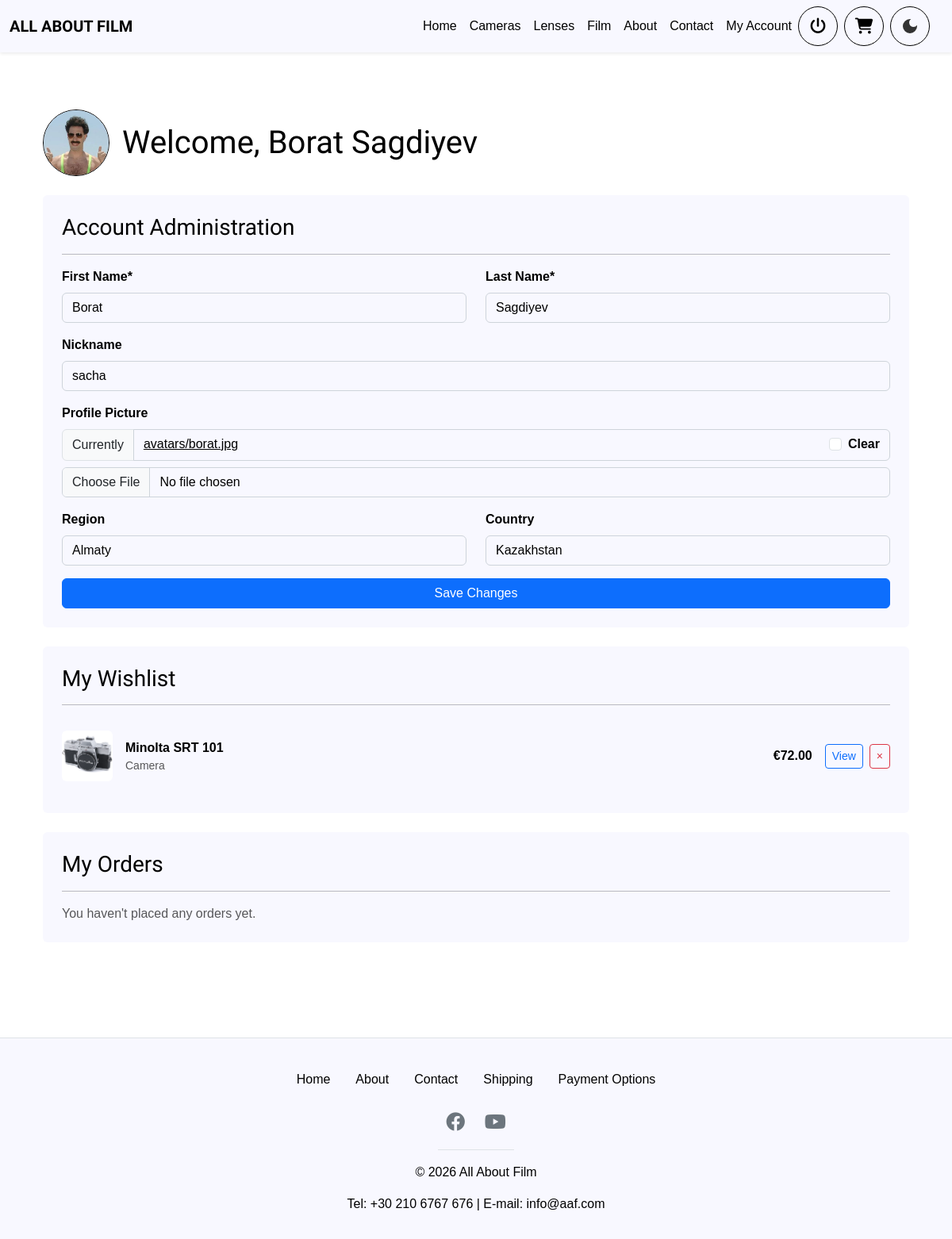
The app's page /account/ (signed in), older data.
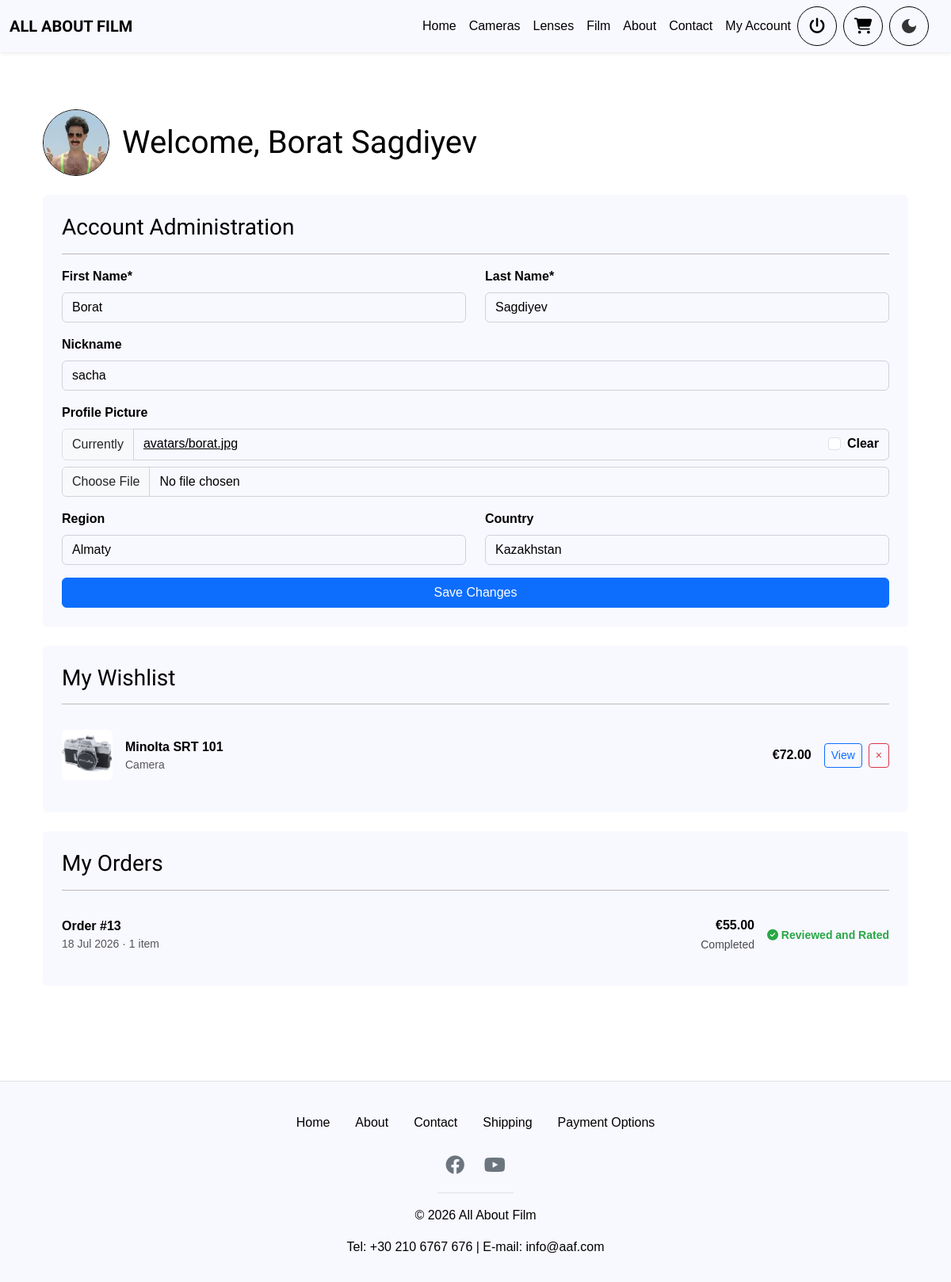
The same page, newer data.
### home/models.py (models this page shows, shortened)
class WishlistItem(models.Model):
    user = models.ForeignKey(
        settings.AUTH_USER_MODEL, on_delete=models.CASCADE, related_name='wishlist_items'
    )
    product = models.ForeignKey(Product, on_delete=models.CASCADE)
    added_at = models.DateTimeField(auto_now_add=True)
    class Meta:
        unique_together = [['user', 'product']]
        ordering = ['-added_at']

class ProductImage(models.Model):
    product = models.ForeignKey(
        Product, related_name='images', on_delete=models.CASCADE
    )
    image = models.ImageField(upload_to='products/')
    position = models.PositiveIntegerField(default=0)
    alt_text = models.CharField(max_length=120, blank=True)
    class Meta:
        ordering = ['position']

class Product(models.Model):
    class Category(models.TextChoices):
        CAMERA = 'CAMERA', 'Camera'
        LENS = 'LENS', 'Lens'
        FILM = 'FILM', 'Film'
    code = models.CharField(max_length=10, primary_key=True, editable=False)
    category = models.CharField(max_length=10, choices=Category.choices)
    manufacturer = models.CharField(max_length=50)
    model = models.CharField(max_length=50)
    description = models.TextField(blank=True)
    price = models.DecimalField(max_digits=10, decimal_places=2)
    stock = models.PositiveIntegerField(default=1)
    _CODE_PREFIX = {'CAMERA': 'C', 'LENS': 'L', 'FILM': 'F'}

class Order(models.Model):
    class Status(models.TextChoices):
        PROCESSING = 'PROCESSING', 'Processing'
        SHIPPED = 'SHIPPED', 'Shipped'
        COMPLETED = 'COMPLETED', 'Completed'
    class PaymentMethod(models.TextChoices):
        INSTORE = 'INSTORE', 'Cash/Card in-store'
        CARD = 'CARD', 'Card'
        APPLE_PAY = 'APPLE_PAY', 'Apple Pay'
        GOOGLE_PAY = 'GOOGLE_PAY', 'Google Pay'
        PAYPAL = 'PAYPAL', 'PayPal'
        KLARNA = 'KLARNA', 'Klarna'
        PAY_BY_BANK = 'PAY_BY_BANK', 'Pay By Bank'
    user = models.ForeignKey(
        settings.AUTH_USER_MODEL, on_delete=models.PROTECT, related_name='orders'
    )
    date = models.DateTimeField(auto_now_add=True)
    status = models.CharField(
        max_length=20, choices=Status.choices, default=Status.PROCESSING
    )
    first_name = models.CharField(max_length=50, default='')
    last_name = models.CharField(max_length=50, default='')
    email = models.EmailField(default='')
    phone = models.CharField(max_length=30, default='')
    billing_address = models.CharField(max_length=255, default='')
    billing_region = models.CharField(max_length=100, default='')
    billing_country = models.CharField(max_length=100, default='')
    billing_postal_code = models.CharField(max_length=20, default='')
    shipping_same_as_billing = models.BooleanField(default=True)
    shipping_address = models.CharField(max_length=255, blank=True, default='')
    shipping_region = models.CharField(max_length=100, blank=True, default='')
    shipping_country = models.CharField(max_length=100, blank=True, default='')
    shipping_postal_code = models.CharField(max_length=20, blank=True, default='')
    payment_method = models.CharField(
        max_length=20, choices=PaymentMethod.choices, default=''
    )
    shipping_method = models.ForeignKey(
        'ShippingMethod', on_delete=models.SET_NULL, null=True, blank=True
    )
    shipping_cost = models.DecimalField(max_digits=6, decimal_places=2, default=0)
    subtotal = models.DecimalField(max_digits=10, decimal_places=2, default=0)
    total = models.DecimalField(max_digits=10, decimal_places=2, default=0)
    class Meta:
        ordering = ['-date']

### home/views.py (the view, shortened to what this page needs)
# urls.py: path('account/', views.account, name='account'),
def account(request):
    if request.user.is_authenticated:
        return _account_dashboard(request)

### home/forms.py
class CustomerProfileForm(forms.ModelForm):
    first_name = forms.CharField(
        label="First Name", min_length=2, max_length=50, validators=[name_validator]
    )
    last_name = forms.CharField(
        label="Last Name", min_length=2, max_length=50, validators=[name_validator]
    )
    class Meta:
        model = User
        fields = ["first_name", "last_name", "nickname", "avatar", "region", "country"]
        labels = {"nickname": "Nickname", "avatar": "Profile Picture"}
    def __init__(self, *args, **kwargs):
        super().__init__(*args, **kwargs)
        self.helper = FormHelper()
        self.helper.form_method = "post"
        self.helper.attrs = {"novalidate": ""}
        self.helper.layout = Layout(
            Row(
                Column("first_name", css_class="col-sm-6"),
                Column("last_name", css_class="col-sm-6"),
            ),
            "nickname",
            "avatar",
            Row(
                Column("region", css_class="col-sm-6"),
                Column("country", css_class="col-sm-6"),
            ),
            Submit("profile_submit", "Save Changes", css_class="w-100"),
        )

### home/templates/home/account.html (shortened to what the changed rows need)
{% extends "home/base.html" %}
{% load crispy_forms_tags %}
{% load static_extras %}
{% block content %}
    {% if user.is_authenticated %}
        <div class="container py-5">
            <div class="account-header d-flex align-items-center gap-3 mb-4">
                <h1 class="mb-0">Welcome, {{ user.get_full_name|default:user.username }}</h1>
            </div>
            {% if is_customer %}
                <section class="account-panel p-4 rounded mb-4">
                    <div id="wishlist-items">
                        {% for w in wishlist_items %}
                            <div class="wishlist-row d-flex align-items-center py-3" data-code="{{ w.product.code }}">
                                <div class="cart-thumb me-3">
                                    {% with img=w.product.images.first %}
                                        {% if img %}<img src="{{ img.image.url }}" alt="{{ w.product.model }}">{% else %}<div class="no-image">&mdash;</div>{% endif %}
                                    {% endwith %}
                                </div>
                                <div class="flex-grow-1 pe-2">
                                    <div class="fw-bold">{{ w.product.manufacturer }} {{ w.product.model }}</div>
                                    <div class="text-muted small">{{ w.product.get_category_display }}</div>
                                </div>
                                <div class="fw-bold me-3">&euro;{{ w.product.price|floatformat:2 }}</div>
                                <a href="{% url 'item_detail' w.product.code %}" class="btn btn-sm btn-outline-primary me-2">View</a>
                                <button type="button" class="btn btn-sm btn-outline-danger wishlist-remove" data-code="{{ w.product.code }}" aria-label="Remove from wishlist">&times;</button>
                            </div>
                        {% empty %}
                            <p class="wishlist-empty text-muted mb-0">Your wishlist is empty.</p>
                        {% endfor %}
                    </div>
                </section>
                <section class="account-panel p-4 rounded">
                    <h3 class="text-start">My Orders</h3>
                    <hr>
                    {% if orders %}
                        <div class="order-list">
                            {% for order in orders %}
                                <div class="order-row d-flex flex-wrap justify-content-between align-items-center gap-3 py-3">
                                    <a href="{% url 'order_confirmation' order.pk %}" class="order-row-main d-flex justify-content-between align-items-center flex-grow-1 gap-3">
                                        <div>
                                            <div class="fw-bold">Order #{{ order.pk }}</div>
                                            <div class="text-muted small">{{ order.date|date:"d M Y" }} &middot; {{ order.items.count }} item{{ order.items.count|pluralize }}</div>
                                        </div>
                                        <div class="text-end">
                                            <div class="fw-bold">&euro;{{ order.total|floatformat:2 }}</div>
                                            <span class="order-status small">{{ order.get_status_display }}</span>
                                        </div>
                                    </a>
                                    <div class="order-feedback">
                                        {% if not order.has_film %}
                                            <span class="text-muted small" title="Only film products can be reviewed">&mdash;</span>
                                        {% elif order.all_reviewed %}
                                            <span class="feedback-done small"><i class="fas fa-check-circle" aria-hidden="true"></i> Reviewed and Rated</span>
                                        {% else %}
                                            <button type="button" class="btn btn-sm btn-outline-primary feedback-open"
                                                    data-order-id="{{ order.pk }}">
                                                <i class="fas fa-star" aria-hidden="true"></i> Leave Feedback
                                            </button>
                                        {% endif %}
                                    </div>
                                </div>
                            {% endfor %}
                        </div>
                    {% else %}
                        <p class="text-muted mb-0">You haven't placed any orders yet.</p>
                    {% endif %}
                </section>
            {% endif %}
        </div>
    {% endif %}
{% endblock %}

Row changes from the older to the newer data that the page shows:
added Order: pk "13", date "18 Jul 2026", items.count "1", total "55.00", status "Completed", shows "Reviewed and Rated"
Text that changed along with them:
text no longer shown: "You haven't placed any orders yet."
